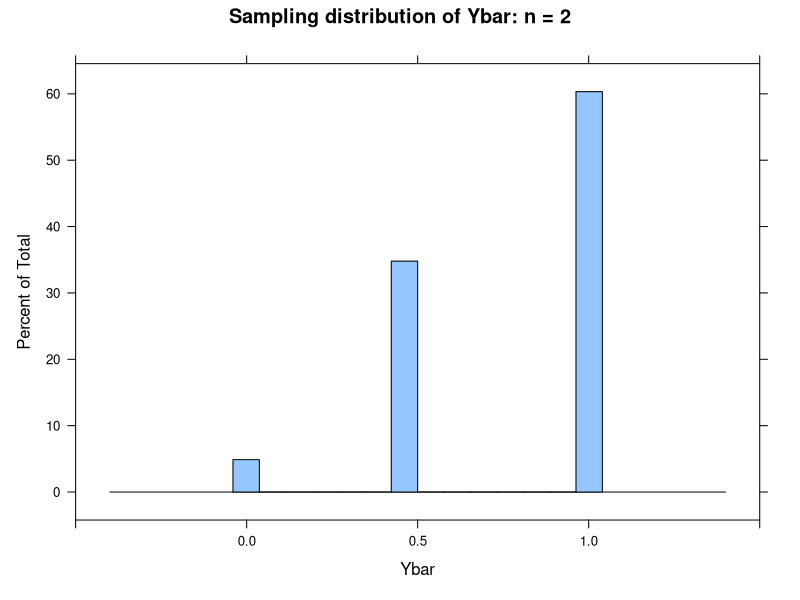
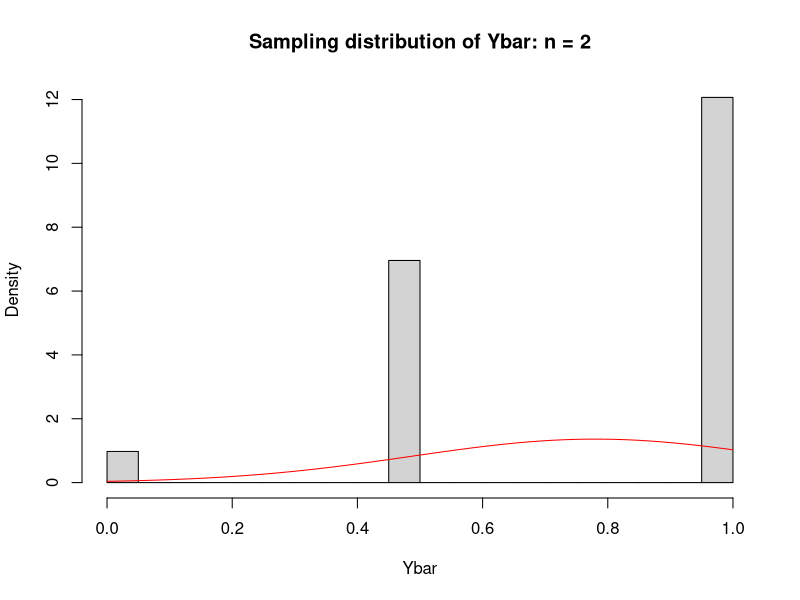
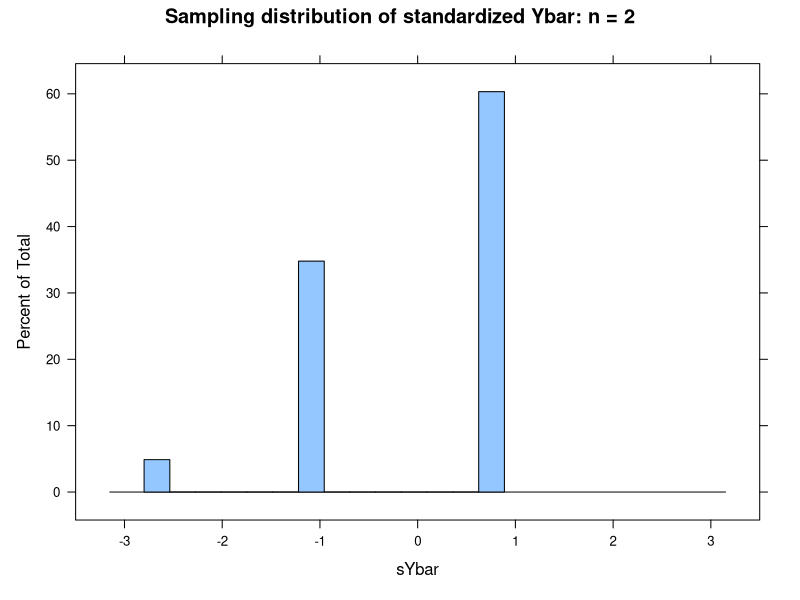
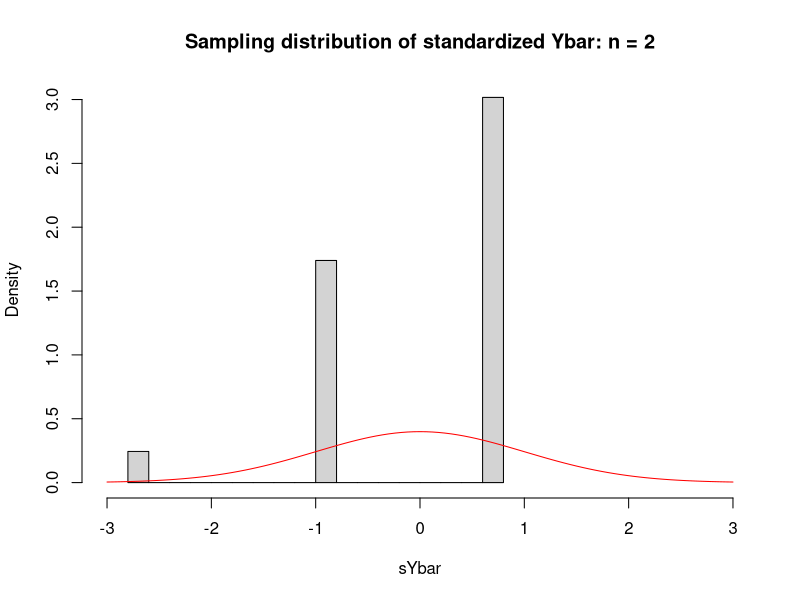
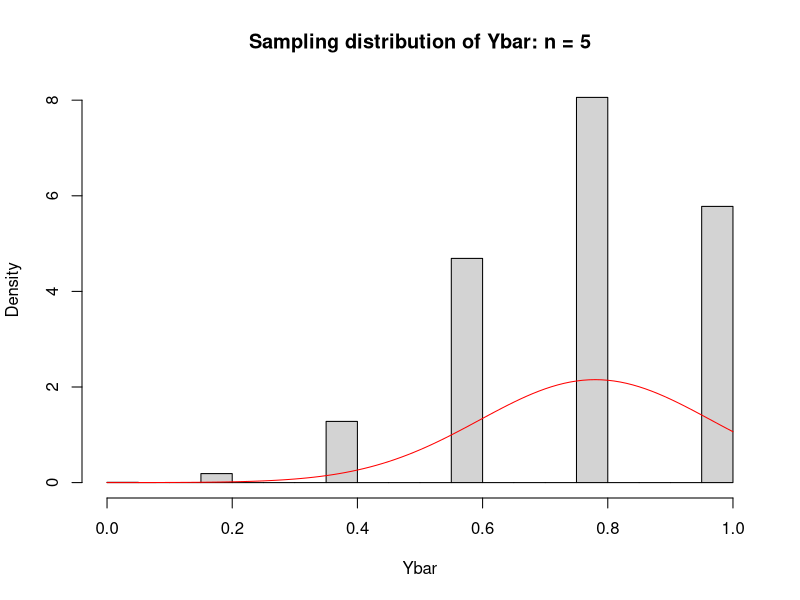
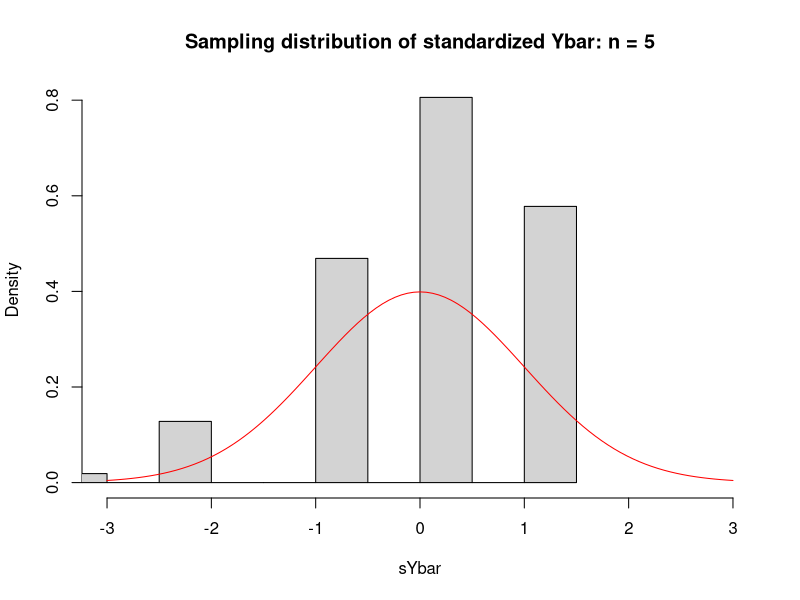
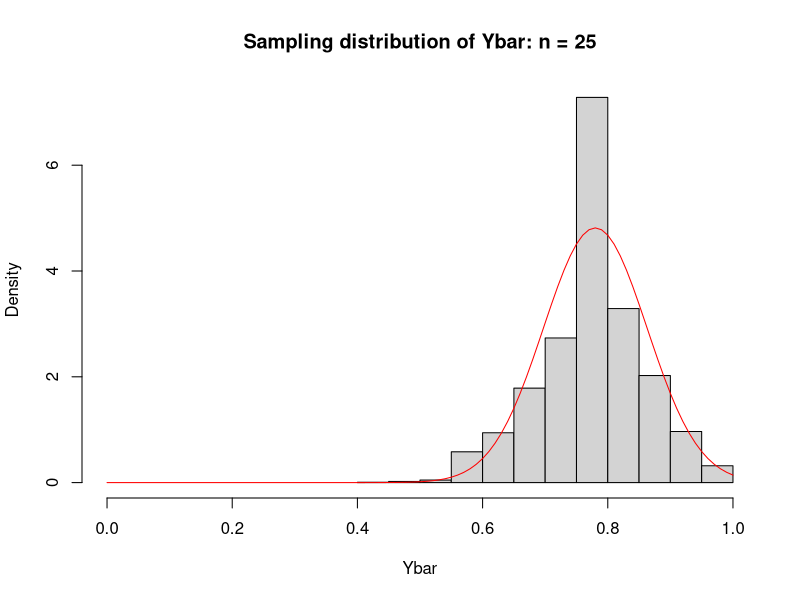
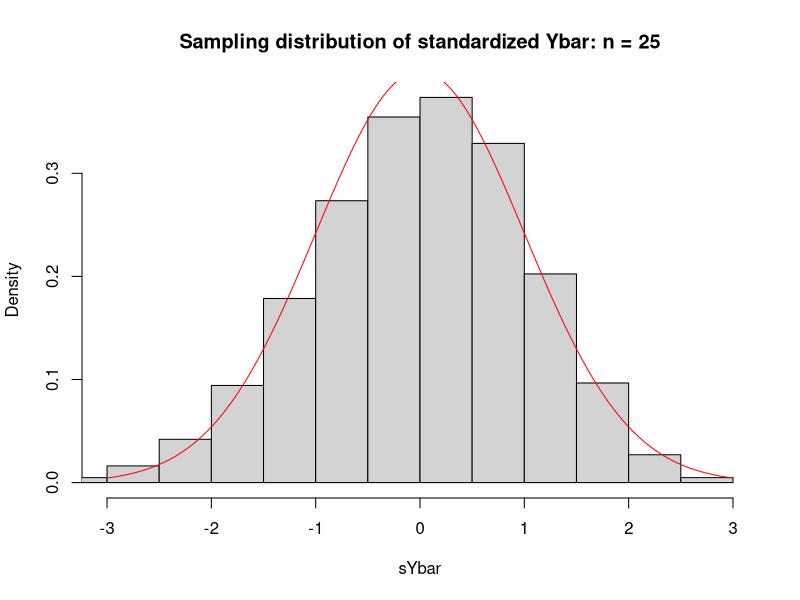

These figures' R source, in order:
# Bernoulli random variable Y
# probability that Y = 1 is p = 0.78 per SW
# sample size n = 2, 5, 25, 100, 1000 
# r = 10,000 repeated samples 

r <- 10^4 # number of replications
p <- 0.78

muY <- p
sigmaY <- sqrt(p*(1-p))

# distribution of Ybar and standardized Ybar 

# # # # # # # # # # # # # # # # # # # # # # # # # # # # # # 
# n = 2 observations (sample size)
n <- 2

# replicate() returns a matrix with dimensions n*r, 
# containing drawn samples as columns.
# rbinom() generates pseudo-random numbers from binomial(size, prob)
# binomial with size = 1 is equivalent to bernoulli
Y <- replicate(r, rbinom(n, size = 1, prob = p)) 
# colMeans() computes the mean of each column and returns a vector.
Ybar <- colMeans(Y) # sample means
head(Ybar) # print the first few entries of Ybar to the console
mean(Ybar) # to illustrate LLN

# To see probability (i.e. relative frequency), use histogram() 
# after uploading the lattice package
library(lattice)
histogram(Ybar, xlim = c(-0.5, 1.5), 
          main = "Sampling distribution of Ybar: n = 2")

# plot the density of Ybar 
hist(Ybar,
     freq = FALSE,
     xlim = c(0, 1), 
     main = "Sampling distribution of Ybar: n = 2")

# overlay N(muY, sigmaY/sqrt(n)) pdf
curve(dnorm(x, mean = muY, sd = sigmaY/sqrt(n)), 
      col = "red", 
      add = TRUE)

# standardized sample means
sYbar <- (Ybar - muY)/(sigmaY/sqrt(n)) 

# plot relative frequency
histogram(sYbar, xlim = c(-3.5, 3.5), 
          main = "Sampling distribution of standardized Ybar: n = 2")

# plot the density (instead of relative frequency) of sYbar 
hist(sYbar,
     freq = F, 
     xlim = c(-3, 3), 
     main = "Sampling distribution of standardized Ybar: n = 2")

# overlay N(0,1) pdf
curve(dnorm(x), 
      col = "red", 
      add = T)


# # # # # # # # # # # # # # # # # # # # # # # # # # # # # # 
# Repeat for n = 5, 25, 50, 100, 1000

# loop over various sample sizes
for (n in c(5, 25, 50, 100, 1000)) {
  Y <- replicate(r, rbinom(n, size = 1, prob = p))
  Ybar <- colMeans(Y)
  sYbar <- (Ybar - muY)/(sigmaY/sqrt(n))
  
  print(paste("n =", n))
  print(mean(Ybar))
  print(head(Ybar))
  
  #print(histogram(Ybar, xlim = c(-0.5, 1.5), main = paste("Sampling distribution of Ybar: n =", n)))
  
  hist(Ybar, freq = F, xlim = c(0, 1), main = paste("Sampling distribution of Ybar: n =", n))
  curve(dnorm(x, mean = muY, sd = sigmaY/sqrt(n)), col = "red", add = T)
 
  #print(histogram(sYbar, xlim = c(-3.5, 3.5),  main = paste("Sampling distribution of standardized Ybar: n =", n)))
  
  hist(sYbar, freq = F, xlim = c(-3, 3), main = paste("Sampling distribution of standardized Ybar: n =", n))
  curve(dnorm(x), col = "red", add = T)
}
